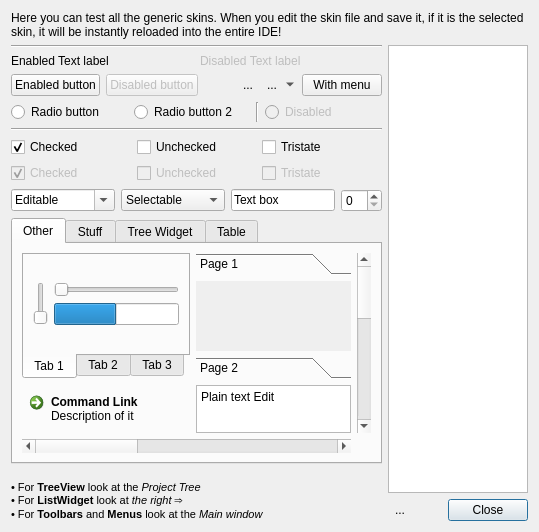
<?xml version="1.0" encoding="UTF-8"?>
<ui version="4.0">
 <class>SkinTestWindow</class>
 <widget class="QDialog" name="SkinTestWindow">
  <property name="geometry">
   <rect>
    <x>0</x>
    <y>0</y>
    <width>518</width>
    <height>532</height>
   </rect>
  </property>
  <property name="windowTitle">
   <string>Theme editor</string>
  </property>
  <property name="windowIcon">
   <iconset resource="../sharedcode/resources.qrc">
    <normaloff>:/resources/RES/ffficons/palette.png</normaloff>:/resources/RES/ffficons/palette.png</iconset>
  </property>
  <layout class="QGridLayout" name="gridLayout">
   <item row="0" column="0">
    <widget class="QLabel" name="label">
     <property name="text">
      <string>Here you can test all the generic skins. When you edit the skin file and save it, if it is the selected skin, it will be instantly reloaded into the entire IDE!</string>
     </property>
     <property name="wordWrap">
      <bool>true</bool>
     </property>
    </widget>
   </item>
   <item row="2" column="0">
    <layout class="QHBoxLayout" name="horizontalLayout">
     <item>
      <layout class="QVBoxLayout" name="verticalLayout">
       <item>
        <widget class="Line" name="line">
         <property name="orientation">
          <enum>Qt::Horizontal</enum>
         </property>
        </widget>
       </item>
       <item>
        <layout class="QHBoxLayout" name="horizontalLayout_2">
         <item>
          <widget class="QLabel" name="label_3">
           <property name="text">
            <string>Enabled Text label</string>
           </property>
          </widget>
         </item>
         <item>
          <widget class="QLabel" name="label_2">
           <property name="enabled">
            <bool>false</bool>
           </property>
           <property name="text">
            <string>Disabled Text label</string>
           </property>
          </widget>
         </item>
        </layout>
       </item>
       <item>
        <layout class="QHBoxLayout" name="horizontalLayout_3">
         <item>
          <widget class="QPushButton" name="pushButton_2">
           <property name="toolTip">
            <string>QPushButton</string>
           </property>
           <property name="text">
            <string>Enabled button</string>
           </property>
          </widget>
         </item>
         <item>
          <widget class="QPushButton" name="pushButton">
           <property name="enabled">
            <bool>false</bool>
           </property>
           <property name="text">
            <string>Disabled button</string>
           </property>
          </widget>
         </item>
         <item>
          <spacer name="horizontalSpacer">
           <property name="orientation">
            <enum>Qt::Horizontal</enum>
           </property>
           <property name="sizeHint" stdset="0">
            <size>
             <width>40</width>
             <height>20</height>
            </size>
           </property>
          </spacer>
         </item>
         <item>
          <layout class="QHBoxLayout" name="horizontalLayout_11">
           <property name="spacing">
            <number>0</number>
           </property>
           <item>
            <widget class="QToolButton" name="toolButton_2">
             <property name="text">
              <string>...</string>
             </property>
             <property name="icon">
              <iconset resource="../sharedcode/resources.qrc">
               <normaloff>:/resources/RES/ffficons/shield.png</normaloff>:/resources/RES/ffficons/shield.png</iconset>
             </property>
             <property name="autoRaise">
              <bool>true</bool>
             </property>
            </widget>
           </item>
           <item>
            <widget class="QToolButton" name="toolButton">
             <property name="text">
              <string>...</string>
             </property>
             <property name="icon">
              <iconset resource="../sharedcode/resources.qrc">
               <normaloff>:/resources/RES/ffficons/star.png</normaloff>:/resources/RES/ffficons/star.png</iconset>
             </property>
             <property name="popupMode">
              <enum>QToolButton::MenuButtonPopup</enum>
             </property>
             <property name="autoRaise">
              <bool>true</bool>
             </property>
            </widget>
           </item>
          </layout>
         </item>
         <item>
          <widget class="QPushButton" name="ButtonWithMenu">
           <property name="text">
            <string>With menu</string>
           </property>
          </widget>
         </item>
        </layout>
       </item>
       <item>
        <layout class="QHBoxLayout" name="horizontalLayout_4">
         <item>
          <widget class="QRadioButton" name="radioButton_3">
           <property name="text">
            <string>Radio button</string>
           </property>
          </widget>
         </item>
         <item>
          <widget class="QRadioButton" name="radioButton_2">
           <property name="text">
            <string>Radio button 2</string>
           </property>
          </widget>
         </item>
         <item>
          <widget class="Line" name="line_3">
           <property name="orientation">
            <enum>Qt::Vertical</enum>
           </property>
          </widget>
         </item>
         <item>
          <widget class="QRadioButton" name="radioButton">
           <property name="enabled">
            <bool>false</bool>
           </property>
           <property name="text">
            <string>Disabled</string>
           </property>
          </widget>
         </item>
        </layout>
       </item>
       <item>
        <widget class="Line" name="line_2">
         <property name="orientation">
          <enum>Qt::Horizontal</enum>
         </property>
        </widget>
       </item>
       <item>
        <layout class="QHBoxLayout" name="horizontalLayout_5">
         <item>
          <widget class="QCheckBox" name="checkBox_3">
           <property name="text">
            <string>Checked</string>
           </property>
           <property name="checked">
            <bool>true</bool>
           </property>
          </widget>
         </item>
         <item>
          <widget class="QCheckBox" name="checkBox_2">
           <property name="text">
            <string>Unchecked</string>
           </property>
          </widget>
         </item>
         <item>
          <widget class="QCheckBox" name="TSCBE">
           <property name="text">
            <string>Tristate</string>
           </property>
           <property name="checkable">
            <bool>true</bool>
           </property>
           <property name="tristate">
            <bool>true</bool>
           </property>
          </widget>
         </item>
        </layout>
       </item>
       <item>
        <layout class="QHBoxLayout" name="horizontalLayout_6">
         <item>
          <widget class="QCheckBox" name="checkBox_4">
           <property name="enabled">
            <bool>false</bool>
           </property>
           <property name="text">
            <string>Checked</string>
           </property>
           <property name="checked">
            <bool>true</bool>
           </property>
          </widget>
         </item>
         <item>
          <widget class="QCheckBox" name="checkBox_5">
           <property name="enabled">
            <bool>false</bool>
           </property>
           <property name="text">
            <string>Unchecked</string>
           </property>
          </widget>
         </item>
         <item>
          <widget class="QCheckBox" name="TSCBD">
           <property name="enabled">
            <bool>false</bool>
           </property>
           <property name="text">
            <string>Tristate</string>
           </property>
           <property name="checkable">
            <bool>true</bool>
           </property>
           <property name="tristate">
            <bool>true</bool>
           </property>
          </widget>
         </item>
        </layout>
       </item>
       <item>
        <layout class="QHBoxLayout" name="horizontalLayout_7">
         <item>
          <widget class="QComboBox" name="comboBox_2">
           <property name="sizePolicy">
            <sizepolicy hsizetype="Ignored" vsizetype="Fixed">
             <horstretch>0</horstretch>
             <verstretch>0</verstretch>
            </sizepolicy>
           </property>
           <property name="editable">
            <bool>true</bool>
           </property>
           <item>
            <property name="text">
             <string>Editable</string>
            </property>
           </item>
           <item>
            <property name="text">
             <string>Item 1</string>
            </property>
           </item>
           <item>
            <property name="text">
             <string>Item 2</string>
            </property>
           </item>
           <item>
            <property name="text">
             <string>Item 3</string>
            </property>
           </item>
          </widget>
         </item>
         <item>
          <widget class="QComboBox" name="comboBox_3">
           <property name="sizePolicy">
            <sizepolicy hsizetype="Ignored" vsizetype="Fixed">
             <horstretch>0</horstretch>
             <verstretch>0</verstretch>
            </sizepolicy>
           </property>
           <item>
            <property name="text">
             <string>Selectable</string>
            </property>
           </item>
           <item>
            <property name="text">
             <string>Item 1</string>
            </property>
           </item>
           <item>
            <property name="text">
             <string>Item 2</string>
            </property>
           </item>
           <item>
            <property name="text">
             <string>Item 3</string>
            </property>
           </item>
          </widget>
         </item>
         <item>
          <widget class="QLineEdit" name="lineEdit">
           <property name="sizePolicy">
            <sizepolicy hsizetype="Ignored" vsizetype="Fixed">
             <horstretch>0</horstretch>
             <verstretch>0</verstretch>
            </sizepolicy>
           </property>
           <property name="text">
            <string>Text box</string>
           </property>
          </widget>
         </item>
         <item>
          <widget class="QSpinBox" name="spinBox">
           <property name="sizePolicy">
            <sizepolicy hsizetype="Fixed" vsizetype="Fixed">
             <horstretch>0</horstretch>
             <verstretch>0</verstretch>
            </sizepolicy>
           </property>
          </widget>
         </item>
        </layout>
       </item>
       <item>
        <layout class="QHBoxLayout" name="horizontalLayout_9"/>
       </item>
       <item>
        <widget class="QTabWidget" name="tabWidget">
         <property name="currentIndex">
          <number>0</number>
         </property>
         <widget class="QWidget" name="tab_2">
          <attribute name="title">
           <string>Other</string>
          </attribute>
          <layout class="QGridLayout" name="gridLayout_2">
           <item row="0" column="0">
            <widget class="QTabWidget" name="tabWidget_3">
             <property name="sizePolicy">
              <sizepolicy hsizetype="Minimum" vsizetype="Minimum">
               <horstretch>0</horstretch>
               <verstretch>0</verstretch>
              </sizepolicy>
             </property>
             <property name="tabPosition">
              <enum>QTabWidget::South</enum>
             </property>
             <property name="currentIndex">
              <number>0</number>
             </property>
             <widget class="QWidget" name="tab_5">
              <attribute name="title">
               <string>Tab 1</string>
              </attribute>
              <layout class="QVBoxLayout" name="verticalLayout_4">
               <item>
                <layout class="QHBoxLayout" name="horizontalLayout_10">
                 <item>
                  <widget class="QSlider" name="verticalSlider">
                   <property name="sizePolicy">
                    <sizepolicy hsizetype="Fixed" vsizetype="Maximum">
                     <horstretch>0</horstretch>
                     <verstretch>0</verstretch>
                    </sizepolicy>
                   </property>
                   <property name="maximumSize">
                    <size>
                     <width>16777215</width>
                     <height>60</height>
                    </size>
                   </property>
                   <property name="orientation">
                    <enum>Qt::Vertical</enum>
                   </property>
                  </widget>
                 </item>
                 <item>
                  <layout class="QVBoxLayout" name="verticalLayout_5">
                   <item>
                    <widget class="QSlider" name="horizontalSlider">
                     <property name="sizePolicy">
                      <sizepolicy hsizetype="Preferred" vsizetype="Fixed">
                       <horstretch>0</horstretch>
                       <verstretch>0</verstretch>
                      </sizepolicy>
                     </property>
                     <property name="orientation">
                      <enum>Qt::Horizontal</enum>
                     </property>
                    </widget>
                   </item>
                   <item>
                    <widget class="QProgressBar" name="progressBar">
                     <property name="value">
                      <number>50</number>
                     </property>
                     <property name="textVisible">
                      <bool>false</bool>
                     </property>
                     <property name="format">
                      <string>%p %</string>
                     </property>
                    </widget>
                   </item>
                  </layout>
                 </item>
                </layout>
               </item>
              </layout>
             </widget>
             <widget class="QWidget" name="tab_6">
              <attribute name="title">
               <string>Tab 2</string>
              </attribute>
             </widget>
             <widget class="QWidget" name="tab_3">
              <attribute name="title">
               <string>Tab 3</string>
              </attribute>
             </widget>
            </widget>
           </item>
           <item row="1" column="0">
            <widget class="QCommandLinkButton" name="commandLinkButton">
             <property name="text">
              <string>Command Link</string>
             </property>
             <property name="checkable">
              <bool>true</bool>
             </property>
             <property name="description">
              <string>Description of it</string>
             </property>
            </widget>
           </item>
           <item row="1" column="1">
            <widget class="QPlainTextEdit" name="plainTextEdit">
             <property name="sizePolicy">
              <sizepolicy hsizetype="Expanding" vsizetype="Ignored">
               <horstretch>0</horstretch>
               <verstretch>0</verstretch>
              </sizepolicy>
             </property>
             <property name="plainText">
              <string>Plain text Edit</string>
             </property>
            </widget>
           </item>
           <item row="0" column="1">
            <widget class="QToolBox" name="toolBox">
             <property name="sizePolicy">
              <sizepolicy hsizetype="Preferred" vsizetype="Minimum">
               <horstretch>0</horstretch>
               <verstretch>0</verstretch>
              </sizepolicy>
             </property>
             <property name="currentIndex">
              <number>0</number>
             </property>
             <widget class="QWidget" name="page">
              <property name="geometry">
               <rect>
                <x>0</x>
                <y>0</y>
                <width>123</width>
                <height>56</height>
               </rect>
              </property>
              <attribute name="label">
               <string>Page 1</string>
              </attribute>
             </widget>
             <widget class="QWidget" name="page_2">
              <property name="geometry">
               <rect>
                <x>0</x>
                <y>0</y>
                <width>123</width>
                <height>56</height>
               </rect>
              </property>
              <attribute name="label">
               <string>Page 2</string>
              </attribute>
             </widget>
            </widget>
           </item>
           <item row="0" column="2" rowspan="2">
            <widget class="QScrollBar" name="verticalScrollBar">
             <property name="pageStep">
              <number>50</number>
             </property>
             <property name="orientation">
              <enum>Qt::Vertical</enum>
             </property>
            </widget>
           </item>
           <item row="2" column="0" colspan="2">
            <widget class="QScrollBar" name="horizontalScrollBar">
             <property name="pageStep">
              <number>50</number>
             </property>
             <property name="orientation">
              <enum>Qt::Horizontal</enum>
             </property>
            </widget>
           </item>
          </layout>
         </widget>
         <widget class="QWidget" name="tab_4">
          <attribute name="title">
           <string>Stuff</string>
          </attribute>
          <layout class="QGridLayout" name="gridLayout_3">
           <item row="0" column="0">
            <widget class="QCalendarWidget" name="calendarWidget"/>
           </item>
           <item row="1" column="0">
            <widget class="QDateTimeEdit" name="dateTimeEdit">
             <property name="calendarPopup">
              <bool>true</bool>
             </property>
            </widget>
           </item>
           <item row="1" column="1">
            <widget class="QDateEdit" name="dateEdit"/>
           </item>
           <item row="0" column="1">
            <widget class="QDial" name="dial"/>
           </item>
          </layout>
         </widget>
         <widget class="QWidget" name="tab">
          <attribute name="title">
           <string>Tree Widget</string>
          </attribute>
          <layout class="QVBoxLayout" name="verticalLayout_2">
           <item>
            <widget class="QTreeWidget" name="treeWidget">
             <attribute name="headerDefaultSectionSize">
              <number>100</number>
             </attribute>
             <column>
              <property name="text">
               <string>Column 1</string>
              </property>
             </column>
             <column>
              <property name="text">
               <string>Column 2</string>
              </property>
             </column>
             <item>
              <property name="text">
               <string>Item 1</string>
              </property>
              <property name="text">
               <string>TreeWidget</string>
              </property>
             </item>
             <item>
              <property name="text">
               <string>Item 2</string>
              </property>
              <property name="text">
               <string>Description</string>
              </property>
              <item>
               <property name="text">
                <string>Subitem</string>
               </property>
               <property name="text">
                <string>Desc</string>
               </property>
              </item>
             </item>
            </widget>
           </item>
          </layout>
         </widget>
         <widget class="QWidget" name="tab_7">
          <attribute name="title">
           <string>Table</string>
          </attribute>
          <layout class="QVBoxLayout" name="verticalLayout_6">
           <item>
            <widget class="QTableWidget" name="tableWidget">
             <property name="autoScrollMargin">
              <number>0</number>
             </property>
             <property name="iconSize">
              <size>
               <width>16</width>
               <height>16</height>
              </size>
             </property>
             <property name="showGrid">
              <bool>true</bool>
             </property>
             <property name="gridStyle">
              <enum>Qt::SolidLine</enum>
             </property>
             <row>
              <property name="text">
               <string>A</string>
              </property>
             </row>
             <row>
              <property name="text">
               <string>B</string>
              </property>
             </row>
             <row>
              <property name="text">
               <string>C</string>
              </property>
             </row>
             <row>
              <property name="text">
               <string>D</string>
              </property>
             </row>
             <row>
              <property name="text">
               <string>E</string>
              </property>
             </row>
             <row>
              <property name="text">
               <string>F</string>
              </property>
             </row>
             <column>
              <property name="text">
               <string>1</string>
              </property>
             </column>
             <column>
              <property name="text">
               <string>2</string>
              </property>
             </column>
             <column>
              <property name="text">
               <string>3</string>
              </property>
             </column>
             <column>
              <property name="text">
               <string>4</string>
              </property>
             </column>
             <column>
              <property name="text">
               <string>5</string>
              </property>
             </column>
             <column>
              <property name="text">
               <string>6</string>
              </property>
             </column>
             <item row="0" column="0">
              <property name="text">
               <string>Isn't</string>
              </property>
              <property name="icon">
               <iconset resource="../sharedcode/resources.qrc">
                <normaloff>:/resources/RES/ffficons/emoticon_surprised.png</normaloff>:/resources/RES/ffficons/emoticon_surprised.png</iconset>
              </property>
             </item>
             <item row="0" column="1">
              <property name="text">
               <string>this</string>
              </property>
              <property name="font">
               <font>
                <family>Courier New</family>
                <weight>75</weight>
                <bold>true</bold>
               </font>
              </property>
              <property name="icon">
               <iconset resource="../sharedcode/resources.qrc">
                <normaloff>:/resources/RES/cursor.png</normaloff>:/resources/RES/cursor.png</iconset>
              </property>
             </item>
             <item row="0" column="2">
              <property name="text">
               <string/>
              </property>
             </item>
             <item row="0" column="3">
              <property name="text">
               <string/>
              </property>
             </item>
             <item row="1" column="0">
              <property name="text">
               <string>looks</string>
              </property>
              <property name="icon">
               <iconset resource="../sharedcode/resources.qrc">
                <normaloff>:/resources/RES/ffficons/eye.png</normaloff>:/resources/RES/ffficons/eye.png</iconset>
              </property>
             </item>
             <item row="1" column="1">
              <property name="text">
               <string>Excelish?</string>
              </property>
              <property name="icon">
               <iconset resource="../sharedcode/resources.qrc">
                <normaloff>:/resources/RES/ffficons/page_excel.png</normaloff>:/resources/RES/ffficons/page_excel.png</iconset>
              </property>
             </item>
            </widget>
           </item>
          </layout>
         </widget>
        </widget>
       </item>
       <item>
        <spacer name="verticalSpacer">
         <property name="orientation">
          <enum>Qt::Vertical</enum>
         </property>
         <property name="sizeHint" stdset="0">
          <size>
           <width>20</width>
           <height>40</height>
          </size>
         </property>
        </spacer>
       </item>
       <item>
        <widget class="QLabel" name="label_4">
         <property name="text">
          <string>&lt;!DOCTYPE HTML PUBLIC &quot;-//W3C//DTD HTML 4.0//EN&quot; &quot;http://www.w3.org/TR/REC-html40/strict.dtd&quot;&gt;
&lt;html&gt;&lt;head&gt;&lt;meta name=&quot;qrichtext&quot; content=&quot;1&quot; /&gt;&lt;style type=&quot;text/css&quot;&gt;
p, li { white-space: pre-wrap; }
&lt;/style&gt;&lt;/head&gt;&lt;body style=&quot; font-family:'MS Shell Dlg 2'; font-size:8.25pt; font-weight:400; font-style:normal;&quot;&gt;
&lt;p style=&quot; margin-top:0px; margin-bottom:0px; margin-left:0px; margin-right:0px; -qt-block-indent:0; text-indent:0px;&quot;&gt;&lt;span style=&quot; font-size:8pt;&quot;&gt;• For &lt;/span&gt;&lt;span style=&quot; font-size:8pt; font-weight:600;&quot;&gt;TreeView&lt;/span&gt;&lt;span style=&quot; font-size:8pt;&quot;&gt; look at the &lt;/span&gt;&lt;span style=&quot; font-size:8pt; font-style:italic;&quot;&gt;Project Tree&lt;/span&gt;&lt;/p&gt;
&lt;p style=&quot; margin-top:0px; margin-bottom:0px; margin-left:0px; margin-right:0px; -qt-block-indent:0; text-indent:0px;&quot;&gt;&lt;span style=&quot; font-size:8pt;&quot;&gt;• For &lt;/span&gt;&lt;span style=&quot; font-size:8pt; font-weight:600;&quot;&gt;ListWidget&lt;/span&gt;&lt;span style=&quot; font-size:8pt;&quot;&gt; look at &lt;/span&gt;&lt;span style=&quot; font-size:8pt; font-style:italic;&quot;&gt;the right&lt;/span&gt;&lt;span style=&quot; font-size:8pt;&quot;&gt; ⇒&lt;/span&gt;&lt;/p&gt;
&lt;p style=&quot; margin-top:0px; margin-bottom:0px; margin-left:0px; margin-right:0px; -qt-block-indent:0; text-indent:0px;&quot;&gt;&lt;span style=&quot; font-size:8pt;&quot;&gt;• For &lt;/span&gt;&lt;span style=&quot; font-size:8pt; font-weight:600;&quot;&gt;Toolbars&lt;/span&gt;&lt;span style=&quot; font-size:8pt;&quot;&gt; and &lt;/span&gt;&lt;span style=&quot; font-size:8pt; font-weight:600;&quot;&gt;Menus&lt;/span&gt;&lt;span style=&quot; font-size:8pt;&quot;&gt; look at the &lt;/span&gt;&lt;span style=&quot; font-size:8pt; font-style:italic;&quot;&gt;Main window&lt;/span&gt;&lt;/p&gt;&lt;/body&gt;&lt;/html&gt;</string>
         </property>
        </widget>
       </item>
      </layout>
     </item>
     <item>
      <layout class="QVBoxLayout" name="verticalLayout_3">
       <item>
        <widget class="QListWidget" name="SkinsList">
         <property name="sizePolicy">
          <sizepolicy hsizetype="Fixed" vsizetype="Expanding">
           <horstretch>0</horstretch>
           <verstretch>0</verstretch>
          </sizepolicy>
         </property>
         <property name="maximumSize">
          <size>
           <width>140</width>
           <height>16777215</height>
          </size>
         </property>
        </widget>
       </item>
       <item>
        <layout class="QHBoxLayout" name="horizontalLayout_8">
         <property name="spacing">
          <number>0</number>
         </property>
         <item>
          <widget class="QToolButton" name="toolButton_3">
           <property name="text">
            <string>...</string>
           </property>
           <property name="icon">
            <iconset resource="../sharedcode/resources.qrc">
             <normaloff>:/resources/RES/ffficons/arrow_refresh.png</normaloff>:/resources/RES/ffficons/arrow_refresh.png</iconset>
           </property>
           <property name="autoRaise">
            <bool>true</bool>
           </property>
          </widget>
         </item>
         <item>
          <spacer name="horizontalSpacer_2">
           <property name="orientation">
            <enum>Qt::Horizontal</enum>
           </property>
           <property name="sizeHint" stdset="0">
            <size>
             <width>40</width>
             <height>20</height>
            </size>
           </property>
          </spacer>
         </item>
         <item>
          <widget class="QPushButton" name="pushButton_4">
           <property name="sizePolicy">
            <sizepolicy hsizetype="Fixed" vsizetype="Fixed">
             <horstretch>0</horstretch>
             <verstretch>0</verstretch>
            </sizepolicy>
           </property>
           <property name="text">
            <string>Close</string>
           </property>
           <property name="default">
            <bool>true</bool>
           </property>
          </widget>
         </item>
        </layout>
       </item>
      </layout>
     </item>
    </layout>
   </item>
  </layout>
 </widget>
 <resources>
  <include location="../sharedcode/resources.qrc"/>
  <include location="../sharedcode/resources.qrc"/>
  <include location="../sharedcode/resources.qrc"/>
  <include location="../sharedcode/resources.qrc"/>
  <include location="../sharedcode/resources.qrc"/>
 </resources>
 <connections/>
</ui>
